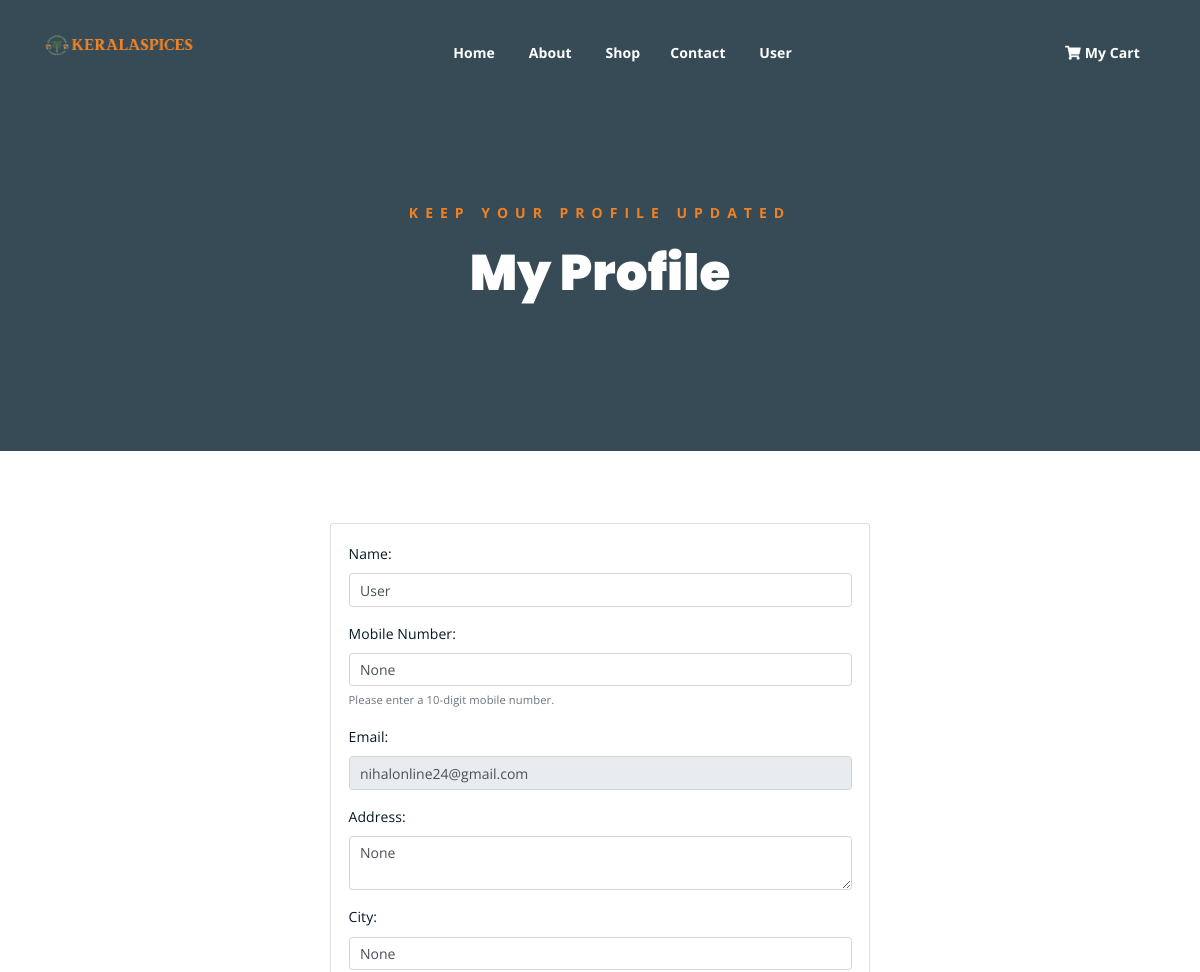
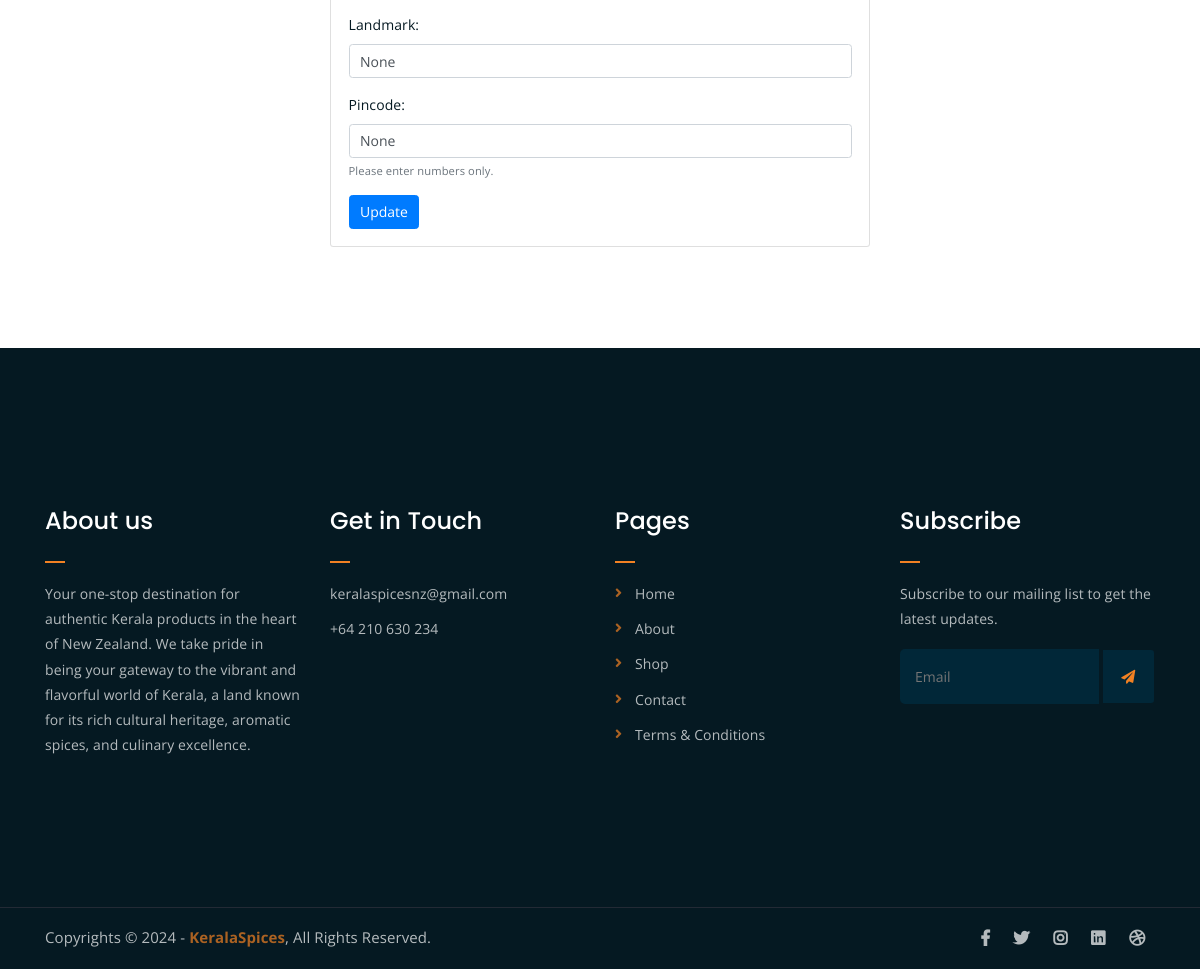
Page /user_profile (signed in) on the committed database (2 pictures, top to bottom).
### spicesapp/models.py (models this page shows, shortened)
class User(AbstractUser):
    is_customer = models.BooleanField(default=False, verbose_name='Is Customer')
    name = models.CharField(max_length=100, default='User')
    profile_picture = models.ImageField(upload_to='profile_pictures', blank=True, null=True)
    location = models.CharField(max_length=300, blank=True, null=True)
    address = models.TextField(max_length=1000, blank=True, null=True)
    city = models.CharField(max_length=250, blank=True, null=True)
    landmark = models.CharField(max_length=250, blank=True, null=True)
    verified = models.BooleanField(default=False, verbose_name='Is Verified')
    gender = models.BooleanField(default=False, verbose_name='Gender')
    date_of_birth = models.DateField(null=True, blank=True, verbose_name='Date of Birth')
    pincode = models.CharField(max_length=10, blank=True, null=True, verbose_name='Pincode')
    mobile_number = models.CharField(max_length=15, blank=True, null=True, verbose_name='Mobile Number')

### spicesapp/views.py (the view, shortened to what this page needs)
# urls.py: path('user_profile', views.user_profile, name='user_profile'),
def user_profile(request):
    user = request.user
    return render(request, 'user/user_profile.html', {'user': user})

### spicesapp/templates/user/user_profile.html (shortened to what this page needs)
{% extends 'general/base.html' %}
{% load static %}
{% block content %}
	<div class="breadcrumb-section breadcrumb-bg">
		<div class="container">
			<div class="row">
				<div class="col-lg-8 offset-lg-2 text-center">
					<div class="breadcrumb-text">
						<p>Keep Your Profile Updated</p>
						<h1>My Profile</h1>
					</div>
				</div>
			</div>
		</div>
	</div>
    <br>
    <br>
    <div class="container">
        <div class="row justify-content-center">
            <div class="col-lg-6">
                <div class="card mt-4">
                    <div class="card-body">
						<form method="POST">
							<div class="form-group">
								<label for="name">Name:</label>
								<input type="text" class="form-control" id="name" name="name" value="{{ request.user.name }}">
							</div>
							<div class="form-group">
								<label for="mobile_number">Mobile Number:</label>
								<input type="tel" pattern="[0-9]{10}" maxlength="10" class="form-control" id="mobile_number" name="mobile_number" value="{{ request.user.mobile_number }}">
								<small class="form-text text-muted">Please enter a 10-digit mobile number.</small>
							</div>
							<div class="form-group">
								<label for="email">Email:</label>
								<input type="email" class="form-control" id="email" value="{{ request.user.email }}" readonly>
							</div>
							<div class="form-group">
								<label for="address">Address:</label>
								<textarea class="form-control" id="address" name="address">{{ request.user.address }}</textarea>
							</div>
							<div class="form-group">
								<label for="city">City:</label>
								<input type="text" class="form-control" id="city" name="city" value="{{ request.user.city }}">
							</div>
							<div class="form-group">
								<label for="landmark">Landmark:</label>
								<input type="text" class="form-control" id="landmark" name="landmark" value="{{ request.user.landmark }}">
							</div>
							<div class="form-group">
								<label for="pincode">Pincode:</label>
								<input type="text" pattern="[0-9]*" inputmode="numeric" class="form-control" id="pincode" name="pincode" value="{{ request.user.pincode }}">
								<small class="form-text text-muted">Please enter numbers only.</small>
							</div>
							<button type="submit" class="btn btn-primary">Update</button>
						</form>
                    </div>
                </div>
            </div>
        </div>
    </div>
	<br>
	<br>
	<br>
	<br>
{% endblock %}

### spicesapp/templates/general/base.html (shortened to what this page needs)
<!DOCTYPE html>
{% load static %}
<html lang="en">
<head>
	<link rel="stylesheet" href="{% static 'assets/css/all.min.css' %}">
	<link rel="stylesheet" href="{% static 'assets/bootstrap/css/bootstrap.min.css' %}">
	<link rel="stylesheet" href="{% static 'assets/css/owl.carousel.css' %}">
	<link rel="stylesheet" href="{% static 'assets/css/magnific-popup.css' %}">
	<link rel="stylesheet" href="{% static 'assets/css/animate.css' %}">
	<link rel="stylesheet" href="{% static 'assets/css/meanmenu.min.css' %}">
	<link rel="stylesheet" href="{% static 'assets/css/main.css' %}">
	<link rel="stylesheet" href="{% static 'assets/css/responsive.css' %}">
</head>
<body>
	<div class="top-header-area" id="sticker">
		<div class="container">
			<div class="row">
				<div class="col-lg-12 col-sm-12 text-center">
					<div class="main-menu-wrap">
						<div class="site-logo">
							<a href="{% url 'index' %}">
								<img src="{% static 'assets/img/KERALASPICES2.png' %}" alt="">
							</a>
						</div>
						<nav class="main-menu">
							{% if request.user.is_authenticated %}
							<ul>
								<li><a href="{% url 'index' %}">Home</a></li>
								<li><a href="{% url 'about_us' %}">About</a></li>
								<li><a href="{% url 'shop' %}">Shop</a>
								<li><a href="{% url 'contact_us' %}">Contact</a></li>
								<li><a href="#">{{request.user.name}}</a>
								</li>
								<li>
									<div class="header-icons">
										<a class="shopping-cart" href="{% url 'cart' %}"><i class="fas fa-shopping-cart"></i> My Cart</a>
									</div>
								</li>
							</ul>
							{% endif %}
						</nav>
					</div>
				</div>
			</div>
		</div>
	</div>
    {% block content %}
    {% endblock %}
	<div class="footer-area">
		<div class="container">
			<div class="row">
				<div class="col-lg-3 col-md-6">
					<div class="footer-box about-widget">
						<h2 class="widget-title">About us</h2>
						<p>Your one-stop destination for authentic Kerala products in the heart of New Zealand. We take
							pride in being your gateway to the vibrant and flavorful world of Kerala, a land known for
							its rich cultural heritage, aromatic spices, and culinary excellence.</p>
					</div>
				</div>
				<div class="col-lg-3 col-md-6">
					<div class="footer-box get-in-touch">
						<h2 class="widget-title">Get in Touch</h2>
						<ul>
							<li>keralaspicesnz@gmail.com</li>
							<li>+64 210 630 234</li>
						</ul>
					</div>
				</div>
				<div class="col-lg-3 col-md-6">
					<div class="footer-box pages">
						<h2 class="widget-title">Pages</h2>
						<ul>
							<li><a href="{% url 'index' %}">Home</a></li>
							<li><a href="{% url 'about_us' %}">About</a></li>
							<li><a href="{% url 'shop' %}">Shop</a></li>
							<li><a href="{% url 'contact_us' %}">Contact</a></li>
							<li><a href="{% url 'privacy_policy' %}">Terms & Conditions</a></li>
						</ul>
					</div>
				</div>
				<div class="col-lg-3 col-md-6">
					<div class="footer-box subscribe">
						<h2 class="widget-title">Subscribe</h2>
						<p>Subscribe to our mailing list to get the latest updates.</p>
						<form action="index.html">
							<input type="email" placeholder="Email">
							<button type="submit"><i class="fas fa-paper-plane"></i></button>
						</form>
					</div>
				</div>
			</div>
		</div>
	</div>
	<div class="copyright">
		<div class="container">
			<div class="row">
				<div class="col-lg-6 col-md-12">
					<p>Copyrights &copy; 2024 - <a href="#">KeralaSpices</a>, All Rights
						Reserved.</p>
				</div>
				<div class="col-lg-6 text-right col-md-12">
					<div class="social-icons">
						<ul>
							<li><a href="#" target="_blank"><i class="fab fa-facebook-f"></i></a></li>
							<li><a href="#" target="_blank"><i class="fab fa-twitter"></i></a></li>
							<li><a href="#" target="_blank"><i class="fab fa-instagram"></i></a></li>
							<li><a href="#" target="_blank"><i class="fab fa-linkedin"></i></a></li>
							<li><a href="#" target="_blank"><i class="fab fa-dribbble"></i></a></li>
						</ul>
					</div>
				</div>
			</div>
		</div>
	</div>
</body>
</html>

### rows in the picture
User: user.name "User", name "User", mobile_number "None", user.email "nihalonline24@gmail.com", address "None", city "None", landmark "None", pincode "None"
